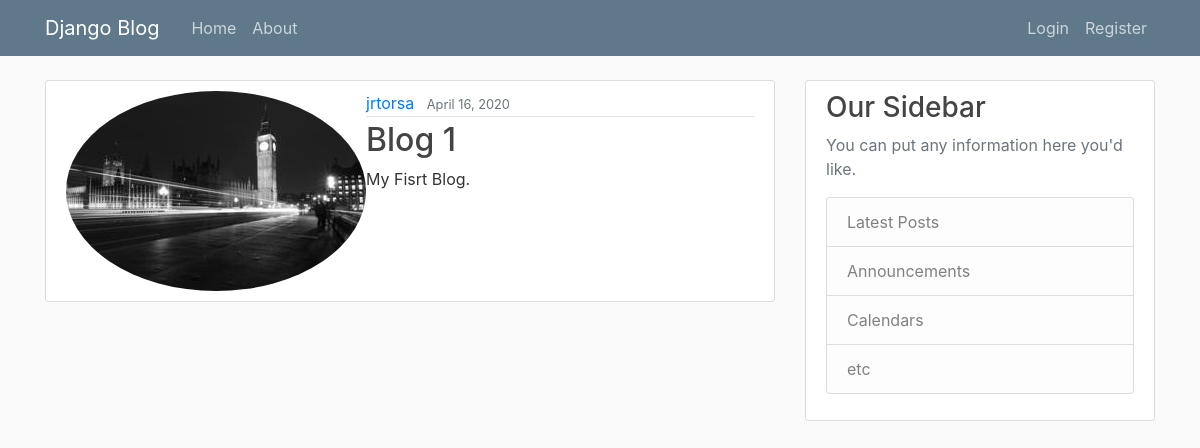
Before: /post/1/ with the older database file.
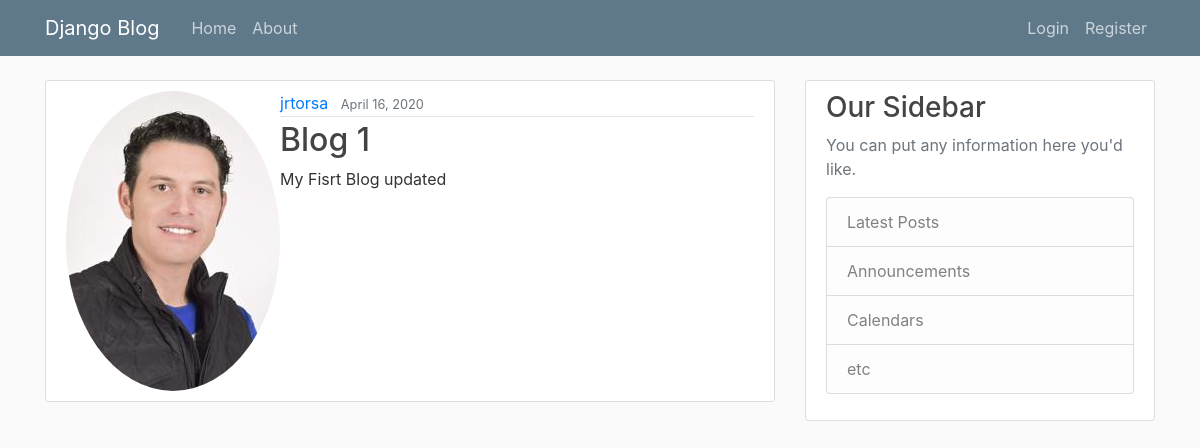
After: the same page with the newer database file.
### blog/models.py (models this page shows, shortened)
class Post(models.Model):
    title = models.CharField(max_length=100)
    content = models.TextField()
    date_posted = models.DateTimeField(default=timezone.now)
    author = models.ForeignKey(User, on_delete=models.CASCADE)

### users/models.py (models this page shows, shortened)
class Profile(models.Model):
    user = models.OneToOneField(User, on_delete=models.CASCADE)
    image = models.ImageField(default='default.jpg', upload_to='profile_pics')

### blog/views.py (the view)
# urls.py: path('post/<int:pk>/', PostDetailView.as_view(), name='post-detail'),
class PostDetailView(DetailView):
    model = Post

### blog/templates/blog/post_detail.html (shortened to what this page needs)
{% extends "blog/base.html" %}
{% block content %}
     <article class="media content-section">
        <img class="rounded-circle article-image" src="{{ object.author.profile.image.url }}">
          <div class="media-body">
            <div class="article-metadata">
              <a class="mr-2" href="{% url 'user-posts' object.author.username %}">{{ object.author }}</a>
              <small class="text-muted">{{ object.date_posted|date:"F d, Y" }}</small>
            </div>
            <h2 class="article-title" href="#">{{ object.title }}</h2>
            <p class="article-content">{{ object.content }}</p>
        </div>
    </article>
{% endblock content %}

Changed rows visible on the page:
changed Post "Blog 1": author.profile.image: a different picture; content "My Fisrt Blog." → "My Fisrt Blog updated"
